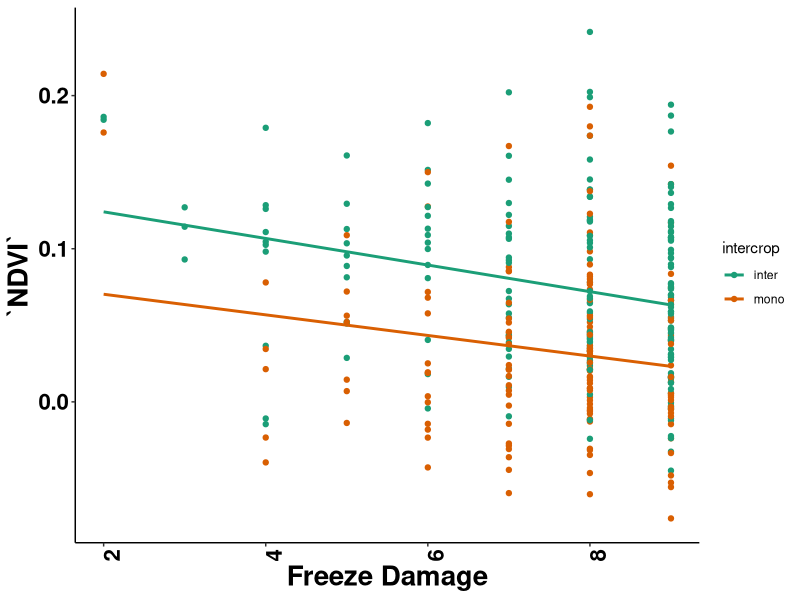
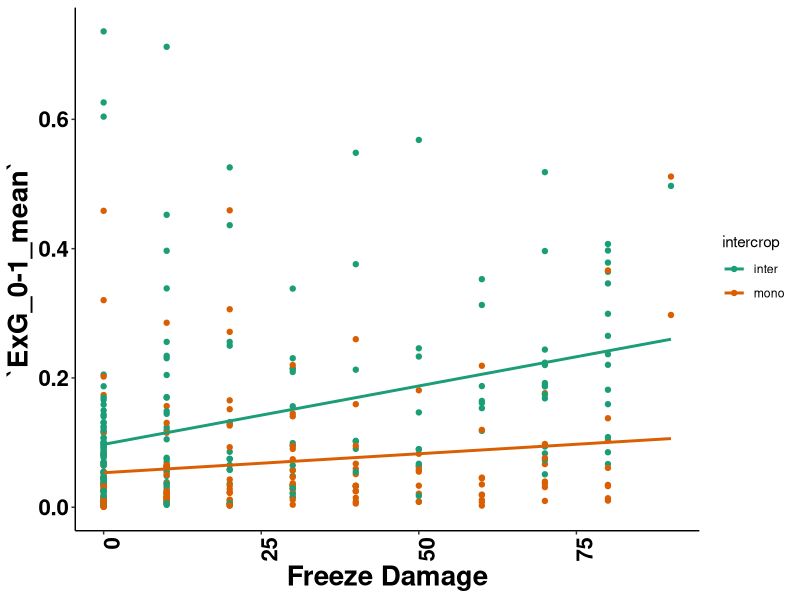
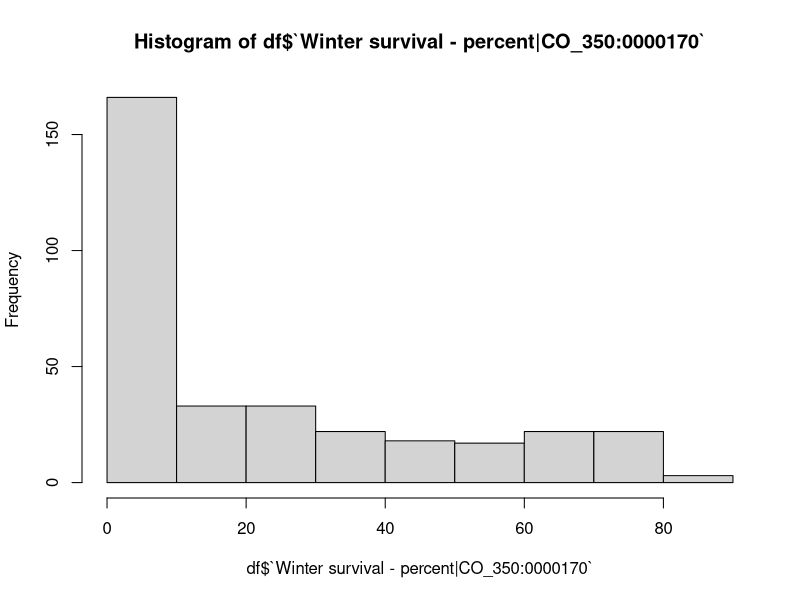
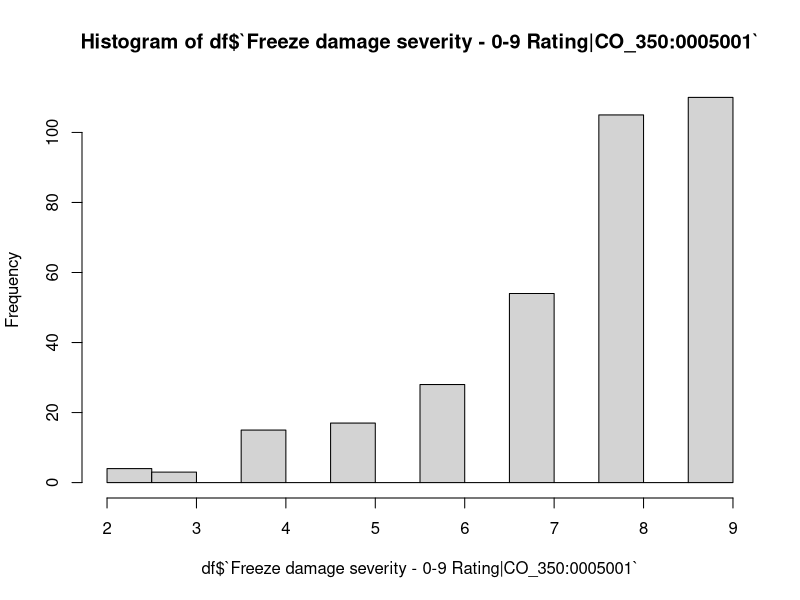

Write the R code that produced these figures, in order. (Note: this script raises an error after producing the figures.)
library(tidyverse)
library(readxl)
library("readr")  



CU_2025_Ithaca_WOP_PLOT_phenotypes <- read_csv("data/CU_2025_Ithaca_WOP_PLOT_phenotypes.csv")


spectral_4_04_25_data <- read_csv("output/spectral_4-04-25_data.csv")


colnames(CU_2025_Ithaca_WOP_PLOT_phenotypes)




plot_spectral <- spectral_4_04_25_data %>% 
  select(observationUnitName,plot_number,`ExG_0-1_mean`,NDVI_mean) %>%
  group_by(plot_number) %>% 
  summarise_at(c("ExG_0-1_mean", "NDVI_mean"), mean, na.rm = F) 


plot_spectral



df<-CU_2025_Ithaca_WOP_PLOT_phenotypes %>% 
  select(observationUnitName,observationLevel,plotNumber,germplasmName,intercropGermplasmName,
         `Freeze damage severity - 0-9 Rating|CO_350:0005001`,
         `Winter survival - percent|CO_350:0000170`,
         "Pea winter survival - percent|COMP:0000050",
         "Pea freeze damage severity - 0-5 Rating|COMP:0000051") %>% 
  filter(observationLevel == "plot") %>% 
  left_join(plot_spectral, join_by(plotNumber==plot_number)) %>% 
  mutate(winter_hardiness = ((10-`Freeze damage severity - 0-9 Rating|CO_350:0005001`)*10) * `Winter survival - percent|CO_350:0000170`) %>% 
  mutate(intercrop = if_else(is.na(intercropGermplasmName),"mono","inter")) 
  

library(RColorBrewer)

df %>% 
  ggplot(aes(`Freeze damage severity - 0-9 Rating|CO_350:0005001`,`NDVI_mean`,color=intercrop))+
  geom_point() +
  geom_smooth(se = FALSE, method = lm)+
  xlab("Freeze Damage")+
  ylab("`NDVI`")+
  scale_color_brewer(palette="Dark2")+
  theme_classic()+
  theme(axis.text.x=element_text(angle = 90, hjust = 1))+
  theme(axis.text=element_text(size=20), axis.title=element_text(size=20,face="bold"))+
  theme(axis.text.x = element_text(face = "bold", color = "black", size = 16))+
  theme(axis.text.y = element_text(face = "bold", color = "black", size = 16))


df %>% 
  ggplot(aes(`Winter survival - percent|CO_350:0000170`,`ExG_0-1_mean`,color=intercrop))+
  geom_point() +
  geom_smooth(se = FALSE, method = lm)+
  xlab("Freeze Damage")+
  ylab("`ExG_0-1_mean`")+
  scale_color_brewer(palette="Dark2")+
  theme_classic()+
  theme(axis.text.x=element_text(angle = 90, hjust = 1))+
  theme(axis.text=element_text(size=20), axis.title=element_text(size=20,face="bold"))+
  theme(axis.text.x = element_text(face = "bold", color = "black", size = 16))+
  theme(axis.text.y = element_text(face = "bold", color = "black", size = 16))


df <-CU_2025_Ithaca_WOP_PLOT_phenotypes %>% 
  select(observationUnitName,observationLevel,plotNumber,germplasmName,intercropGermplasmName,
         `Freeze damage severity - 0-9 Rating|CO_350:0005001`,
         `Winter survival - percent|CO_350:0000170`,
         "Pea winter survival - percent|COMP:0000050",
         "Pea freeze damage severity - 0-5 Rating|COMP:0000051") %>% 
  filter(observationLevel == "plot") %>% 
  left_join(plot_spectral, join_by(plotNumber==plot_number)) %>% 
  mutate(winter_hardiness = ((10-`Freeze damage severity - 0-9 Rating|CO_350:0005001`)*10) * `Winter survival - percent|CO_350:0000170`) %>% 
  mutate(intercrop = if_else(is.na(intercropGermplasmName),"mono","inter")) 


hist(df$`Winter survival - percent|CO_350:0000170`)

hist(df$`Freeze damage severity - 0-9 Rating|CO_350:0005001`)


df2<-CU_2025_Ithaca_WOP_PLOT_phenotypes %>% 
  select(observationUnitName,observationLevel,plotNumber,germplasmName,intercropGermplasmName,
         `Freeze damage severity - 0-9 Rating|CO_350:0005001`,
         `Winter survival - percent|CO_350:0000170`,
         "Pea winter survival - percent|COMP:0000050",
         "Pea freeze damage severity - 0-5 Rating|COMP:0000051") %>% 
  filter(observationLevel == "plot") %>% 
  left_join(plot_spectral, join_by(plotNumber==plot_number)) %>% 
  mutate(winter_hardiness = ((10-`Freeze damage severity - 0-9 Rating|CO_350:0005001`)*10) * `Winter survival - percent|CO_350:0000170`) %>% 
  mutate(intercrop = if_else(is.na(intercropGermplasmName),"mono","inter")) %>% 
  filter(`Winter survival - percent|CO_350:0000170` > 70) %>% 
  filter(`Freeze damage severity - 0-9 Rating|CO_350:0005001` < 8) %>% 
  arrange(`Winter survival - percent|CO_350:0000170`)



df2 %>% 
  select(observationUnitName,germplasmName) %>% 
  write.table("clipboard", sep="\t", row.names=FALSE)



CU_2025_Ithaca_WOP_PLOT_phenotypes %>% 
  select(observationUnitName,observationLevel,plotNumber,germplasmName,intercropGermplasmName,
         `Freeze damage severity - 0-9 Rating|CO_350:0005001`,
         `Winter survival - percent|CO_350:0000170`,
         "Pea winter survival - percent|COMP:0000050",
         "Pea freeze damage severity - 0-5 Rating|COMP:0000051") %>% 
  filter(observationLevel == "plot") %>% 
  left_join(plot_spectral, join_by(plotNumber==plot_number)) %>% 
  mutate(winter_hardiness = ((10-`Freeze damage severity - 0-9 Rating|CO_350:0005001`)*10) * `Winter survival - percent|CO_350:0000170`) %>% 
  mutate(intercrop = if_else(is.na(intercropGermplasmName),"mono","inter")) %>% 
 filter(germplasmName == "AURORA") %>% 
  write.table("clipboard", sep="\t", row.names=FALSE)



x <- CU_2025_Ithaca_WOP_PLOT_phenotypes %>% 
  filter(germplasmName == "NC20-4452")

x <- CU_2025_Ithaca_WOP_PLOT_phenotypes %>% 
  filter(germplasmName == "NC21-6610")

